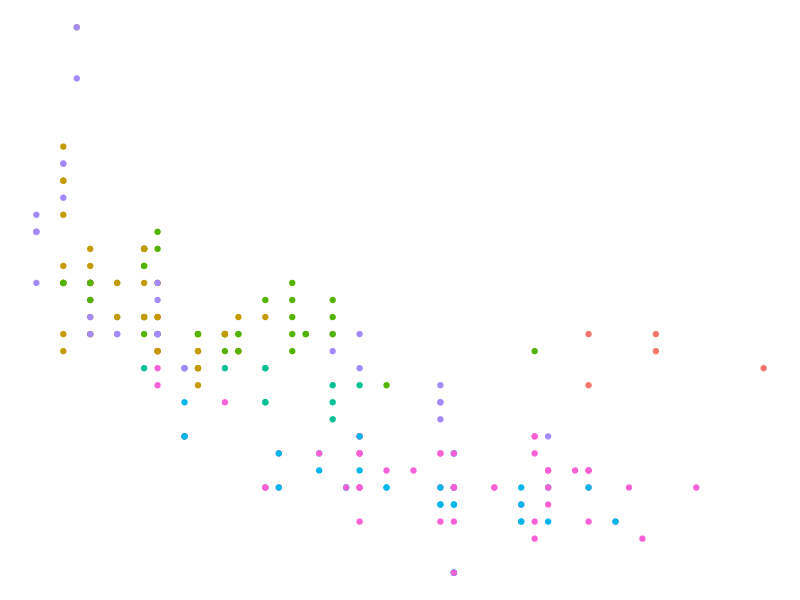
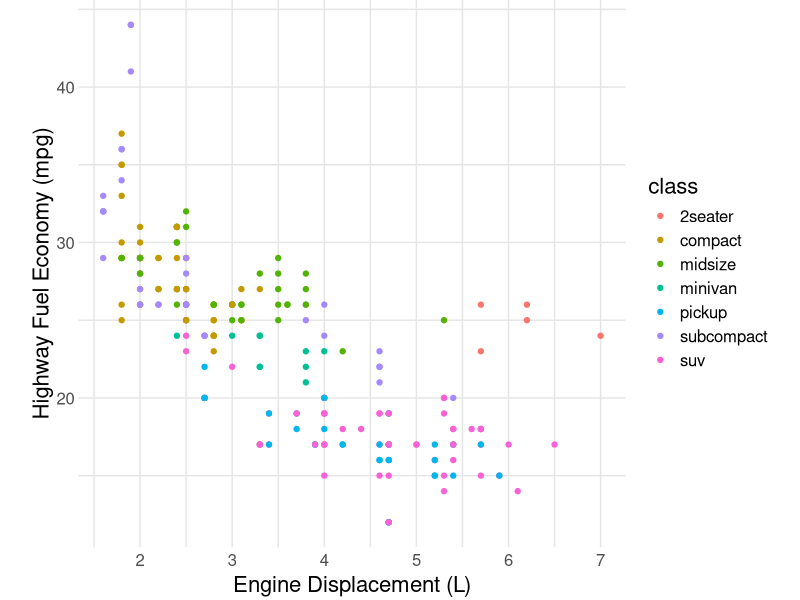
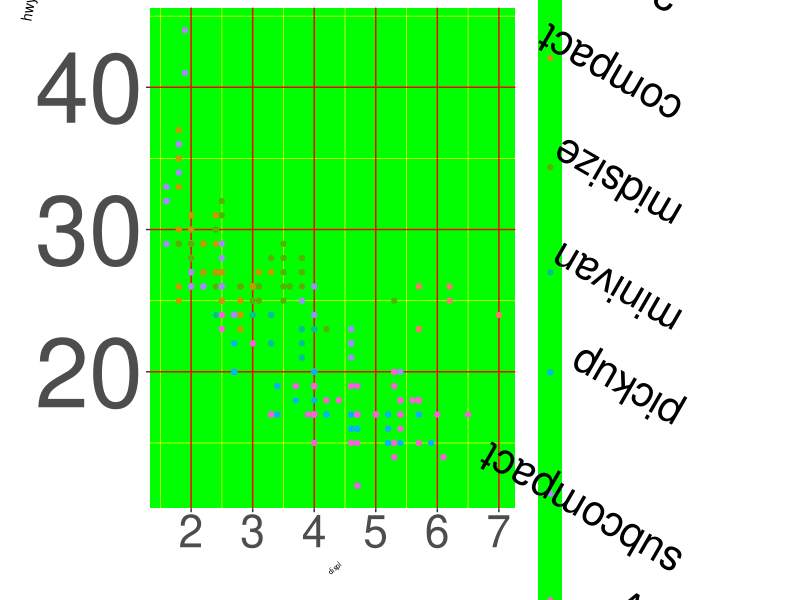

Write R code to recreate these figures, in order.
## ---- chunk 1
library(tidyverse)
# knitr options
library(tidyverse)
knitr::opts_chunk$set(echo = TRUE)
## ---- chunk 2
mpg %>%
  ggplot(aes(displ, hwy, color = class)) +
  geom_point() + 
  theme_void() + 
  guides(color = "none")
## ---- chunk 3
## NOTE: No need to edit; feel free to re-use this code!
theme_common <- function() {
  theme_minimal() %+replace%
  theme(
    axis.text.x = element_text(size = 12),
    axis.text.y = element_text(size = 12),
    axis.title.x = element_text(margin = margin(4, 4, 4, 4), size = 16),
    axis.title.y = element_text(margin = margin(4, 4, 4, 4), size = 16, angle = 90),

    legend.title = element_text(size = 16),
    legend.text = element_text(size = 12),

    strip.text.x = element_text(size = 12),
    strip.text.y = element_text(size = 12),

    panel.grid.major = element_line(color = "grey90"),
    panel.grid.minor = element_line(color = "grey90"),

    aspect.ratio = 4 / 4,

    plot.margin = unit(c(t = +0, b = +0, r = +0, l = +0), "cm"),
    plot.title = element_text(size = 18),
    plot.title.position = "plot",
    plot.subtitle = element_text(size = 16),
    plot.caption = element_text(size = 12)
  )
}
## ---- chunk 4
mpg %>%
  ggplot(aes(displ, hwy, color = class)) +
  geom_point() +
  labs(
    x = "Engine Displacement (L)",
    y = "Highway Fuel Economy (mpg)"
  ) +
  theme_common()
## ---- chunk 5
mpg %>%
  ggplot(aes(displ, hwy, color = class)) +
  geom_point() +
  theme(
    axis.text.x = element_text(size = 32),
    axis.text.y = element_text(size = 70),
    axis.title.x = element_text(margin = margin(6, 7, 8, 9), size = 5, angle = 40),
    axis.title.y = element_text(margin = margin(1, 2, 3, 4), size = 10, angle = 80),
    
    legend.title = element_text(size = 5),
    legend.text = element_text(size = 30, angle = 150),
    
    panel.grid.major = element_line(color = "red"),
    panel.grid.minor = element_line(color = "yellow"),
    panel.background = element_rect(fill = "green")
  )
